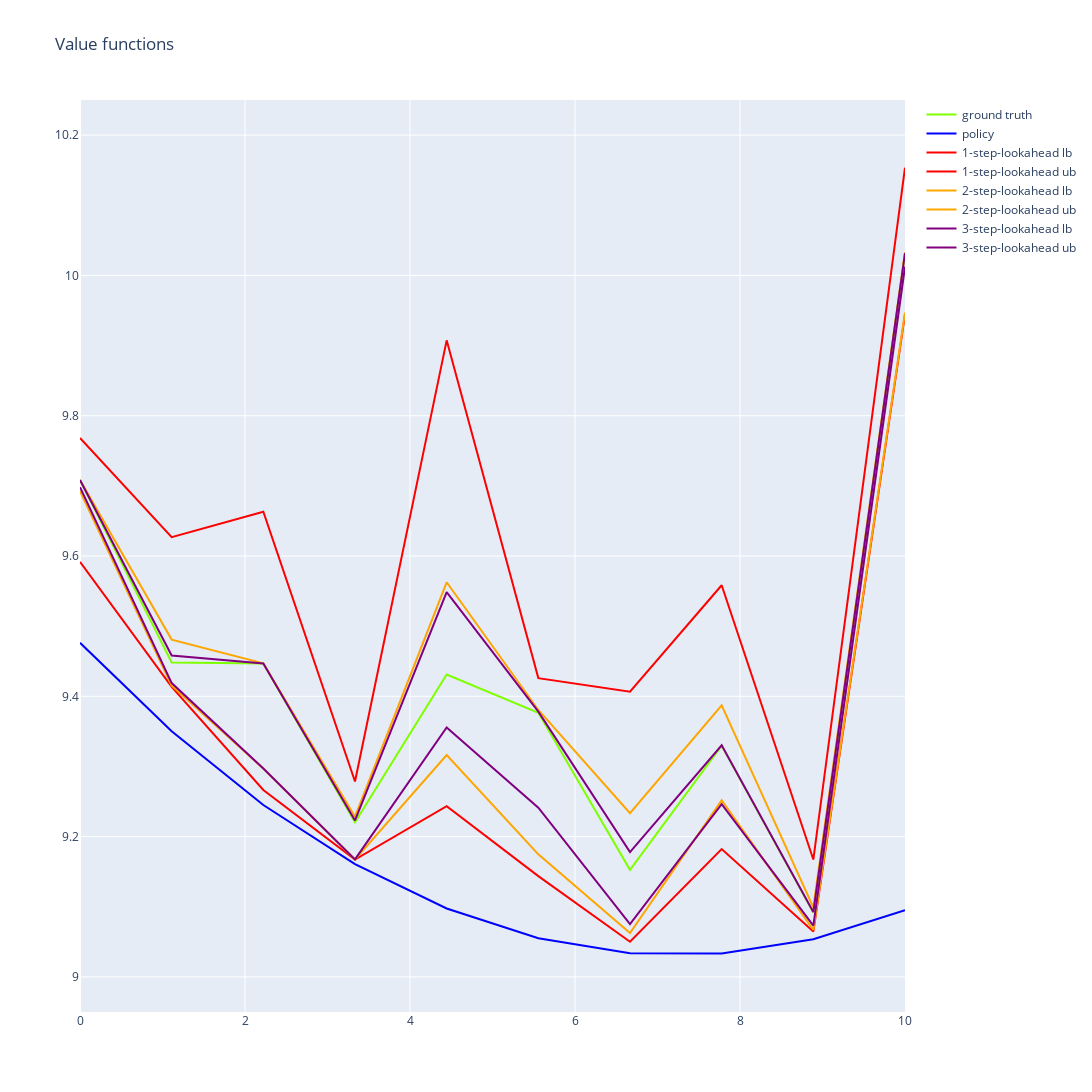

Notebook cell for this chart:
### Code cell
fig.update_layout(height=1200, width=1200)
# Set x-axis and y-axis limits
# fig.update_xaxes(range=[1, 5])  # Set x-axis limits
fig.update_yaxes(range=[8.95, 10.25])   # Set y-axis limits

### Figure 1 — Plotly figure (JSON) as saved in the notebook; plotly's stock layout.template omitted (floating-point values rounded to 4 significant figures)
{"data": [{"line": {"color": "chartreuse"}, "mode": "lines", "name": "ground truth", "type": "scatter", "x": [0, 1.111, 2.222, 3.333, 4.444, 5.556, 6.667, 7.778, 8.889, 10], "y": [9.708, 9.448, 9.447, 9.22, 9.431, 9.377, 9.153, 9.33, 9.092, 10.03]}, {"line": {"color": "blue"}, "mode": "lines", "name": "policy", "type": "scatter", "x": [0, 1.111, 2.222, 3.333, 4.444, 5.556, 6.667, 7.778, 8.889, 10], "y": [9.476, 9.35, 9.245, 9.161, 9.098, 9.055, 9.034, 9.033, 9.054, 9.095]}, {"line": {"color": "red"}, "mode": "lines", "name": "1-step-lookahead lb", "type": "scatter", "x": [0, 1.111, 2.222, 3.333, 4.444, 5.556, 6.667, 7.778, 8.889, 10], "y": [9.592, 9.413, 9.266, 9.167, 9.243, 9.144, 9.05, 9.182, 9.065, 9.944]}, {"line": {"color": "red"}, "mode": "lines", "name": "1-step-lookahead ub", "type": "scatter", "x": [0, 1.111, 2.222, 3.333, 4.444, 5.556, 6.667, 7.778, 8.889, 10], "y": [9.768, 9.627, 9.663, 9.279, 9.907, 9.426, 9.407, 9.558, 9.167, 10.15]}, {"line": {"color": "orange"}, "mode": "lines", "name": "2-step-lookahead lb", "type": "scatter", "x": [0, 1.111, 2.222, 3.333, 4.444, 5.556, 6.667, 7.778, 8.889, 10], "y": [9.692, 9.415, 9.297, 9.167, 9.316, 9.175, 9.063, 9.252, 9.067, 9.947]}, {"line": {"color": "orange"}, "mode": "lines", "name": "2-step-lookahead ub", "type": "scatter", "x": [0, 1.111, 2.222, 3.333, 4.444, 5.556, 6.667, 7.778, 8.889, 10], "y": [9.708, 9.481, 9.447, 9.228, 9.563, 9.381, 9.233, 9.387, 9.099, 10.03]}, {"line": {"color": "purple"}, "mode": "lines", "name": "3-step-lookahead lb", "type": "scatter", "x": [0, 1.111, 2.222, 3.333, 4.444, 5.556, 6.667, 7.778, 8.889, 10], "y": [9.698, 9.419, 9.297, 9.167, 9.356, 9.241, 9.075, 9.246, 9.073, 10.01]}, {"line": {"color": "purple"}, "mode": "lines", "name": "3-step-lookahead ub", "type": "scatter", "x": [0, 1.111, 2.222, 3.333, 4.444, 5.556, 6.667, 7.778, 8.889, 10], "y": [9.708, 9.458, 9.447, 9.223, 9.548, 9.378, 9.178, 9.33, 9.092, 10.03]}], "layout": {"height": 1200, "title": {"text": "Value functions "}, "width": 1200, "yaxis": {"range": [8.95, 10.25]}}}
